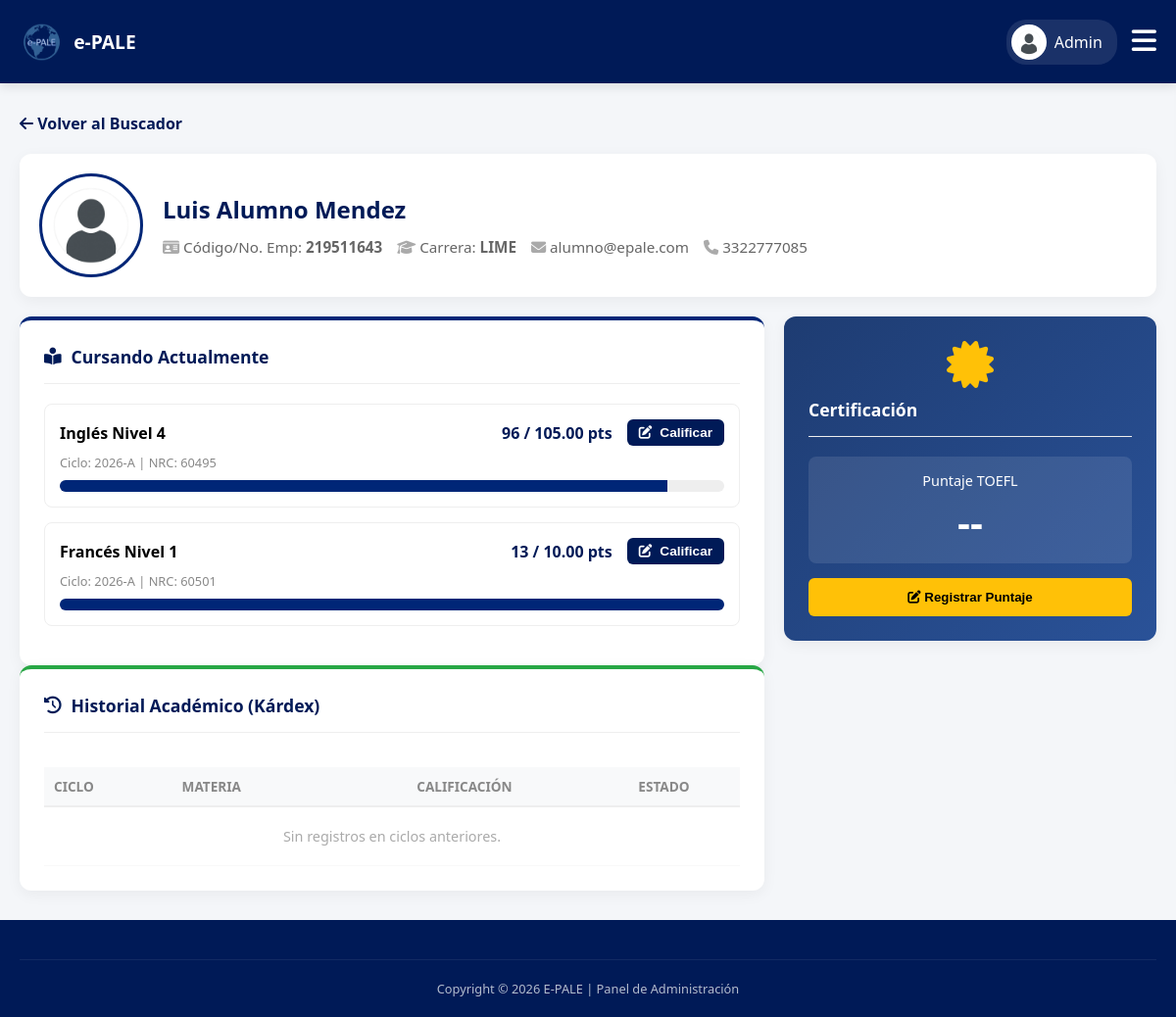
/admin/ver_expediente.php?id=3 (signed in), run on the app's committed database.
### tables this page shows
CREATE TABLE IF NOT EXISTS `usuarios` (
  `usuario_id` int NOT NULL AUTO_INCREMENT,
  `codigo` varchar(20) DEFAULT NULL,
  `nombre` varchar(50) NOT NULL,
  `apellido_paterno` varchar(50) NOT NULL,
  `apellido_materno` varchar(50) DEFAULT NULL,
  `correo` varchar(100) NOT NULL,
  `password` varchar(255) DEFAULT NULL,
  `telefono` varchar(20) DEFAULT NULL,
  `rol` enum('ADMIN','PROFESOR','ALUMNO') NOT NULL,
  `estatus` enum('ACTIVO','INACTIVO') DEFAULT 'ACTIVO',
  `foto_perfil` varchar(255) DEFAULT NULL,
  `google_id` varchar(255) DEFAULT NULL,
  `fecha_creacion` timestamp NULL DEFAULT CURRENT_TIMESTAMP,
  PRIMARY KEY (`usuario_id`),
  UNIQUE KEY `correo` (`correo`),
  UNIQUE KEY `codigo` (`codigo`)
);

CREATE TABLE IF NOT EXISTS `alumnos` (
  `alumno_id` int NOT NULL AUTO_INCREMENT,
  `usuario_id` int NOT NULL,
  `carrera` varchar(50) DEFAULT NULL,
  PRIMARY KEY (`alumno_id`),
  KEY `usuario_id` (`usuario_id`)
);

CREATE TABLE IF NOT EXISTS `inscripciones` (
  `inscripcion_id` int NOT NULL AUTO_INCREMENT,
  `alumno_id` int NOT NULL,
  `nrc` int NOT NULL,
  `estatus` enum('INSCRITO','SOLICITUD_BAJA','BAJA','SOLICITUD_ALTA') DEFAULT 'INSCRITO',
  `calificacion_final` decimal(5,2) DEFAULT '0.00',
  PRIMARY KEY (`inscripcion_id`),
  KEY `alumno_id` (`alumno_id`),
  KEY `nrc` (`nrc`)
);

CREATE TABLE IF NOT EXISTS `materias` (
  `materia_id` int NOT NULL AUTO_INCREMENT,
  `clave` varchar(10) NOT NULL,
  `nombre` varchar(50) NOT NULL,
  `nivel` int NOT NULL,
  PRIMARY KEY (`materia_id`),
  UNIQUE KEY `clave` (`clave`)
);

CREATE TABLE IF NOT EXISTS `ciclos` (
  `ciclo_id` int NOT NULL AUTO_INCREMENT,
  `nombre` varchar(10) NOT NULL,
  `activo` tinyint(1) DEFAULT '1',
  PRIMARY KEY (`ciclo_id`)
);

### admin/ver_expediente.php (the view, shortened to what this page needs)
<?php
require '../db.php';
$usuario_id = $_GET['id'];
$sql_perfil = "SELECT u.*, a.carrera, a.alumno_id
               FROM usuarios u
               LEFT JOIN alumnos a ON u.usuario_id = a.usuario_id
               WHERE u.usuario_id = ?";
$stmt_perfil = $pdo->prepare($sql_perfil);
$stmt_perfil->execute([$usuario_id]);
$perfil = $stmt_perfil->fetch(PDO::FETCH_ASSOC);
$nombre_completo = trim($perfil['nombre'] . ' ' . $perfil['apellido_paterno'] . ' ' . $perfil['apellido_materno']);
$foto_perfil = "../img/avatar-default.png";
$es_alumno = ($perfil['rol'] === 'ALUMNO');
if ($es_alumno) {
    $alumno_id = $perfil['alumno_id'];
    $sql_materias = "SELECT i.*, m.nombre as materia, m.nivel, m.materia_id, c.nombre as ciclo, c.activo
                     FROM inscripciones i
                     JOIN grupos g ON i.nrc = g.nrc
                     JOIN materias m ON g.materia_id = m.materia_id
                     JOIN ciclos c ON g.ciclo_id = c.ciclo_id
                     WHERE i.alumno_id = ?
                     ORDER BY c.nombre DESC, m.nivel DESC";
    $stmt_mat = $pdo->prepare($sql_materias);
    $stmt_mat->execute([$alumno_id]);
    $todas_materias = $stmt_mat->fetchAll(PDO::FETCH_ASSOC);
    $materias_actuales = [];
    $historial = [];
    $ha_cursado_nivel_4 = false;
    foreach ($todas_materias as $mat) {
        if ($mat['activo'] == 1 && $mat['estatus'] == 'INSCRITO') {
            $materias_actuales[] = $mat;
        } else {
            $historial[] = $mat;
        }
        if ($mat['nivel'] == 4) $ha_cursado_nivel_4 = true;
    }
}
?>
<!DOCTYPE html>
<html lang="es">
<head>
    <link rel="stylesheet" href="../css/estudiante.css?v=<?php echo time(); ?>">
    <link rel="stylesheet" href="../css/admin.css?v=<?php echo time(); ?>">
    <link rel="stylesheet" href="https://cdnjs.cloudflare.com/ajax/libs/font-awesome/6.4.0/css/all.min.css">
</head>
<body>
    <?php include 'menu_admin.php'; ?>
    <main class="main-content">
        <a href="expedientes.php" style="display: inline-block; margin-bottom: 20px; color: var(--udg-blue); text-decoration: none; font-weight: bold;">
            <i class="fas fa-arrow-left"></i> Volver al Buscador
        </a>
        <div class="profile-card">
            <img src="<?php echo $foto_perfil; ?>" alt="Foto" class="profile-pic">
            <div class="profile-info">
                <h2><?php echo htmlspecialchars($nombre_completo); ?></h2>
                <div style="display: flex; gap: 15px; flex-wrap: wrap; margin-top: 10px;">
                    <p><i class="fas fa-id-card" style="color:#aaa;"></i> Código/No. Emp: <strong><?php echo htmlspecialchars($perfil['codigo']); ?></strong></p>
                    <?php if($es_alumno): ?>
                        <p><i class="fas fa-graduation-cap" style="color:#aaa;"></i> Carrera: <strong><?php echo $perfil['carrera'] ? htmlspecialchars($perfil['carrera']) : 'N/A'; ?></strong></p>
                    <?php else: ?>
                        <p><i class="fas fa-chalkboard-teacher" style="color:#aaa;"></i> Rol: <strong style="color:#856404;">Docente de Idiomas</strong></p>
                    <?php endif; ?>
                    <p><i class="fas fa-envelope" style="color:#aaa;"></i> <?php echo htmlspecialchars($perfil['correo']); ?></p>
                    <p><i class="fas fa-phone" style="color:#aaa;"></i> <?php echo $perfil['telefono'] ? htmlspecialchars($perfil['telefono']) : 'No registrado'; ?></p>
                </div>
            </div>
        </div>
        <?php if($es_alumno): ?>
        <div style="display: grid; grid-template-columns: 2fr 1fr; gap: 20px;">
            <div>
                <div class="card" style="margin-top: 0;">
                    <h3><i class="fas fa-book-reader"></i> Cursando Actualmente</h3>
                    <?php if (count($materias_actuales) > 0): ?>
                        <?php foreach ($materias_actuales as $mat):
                            $stmt_max = $pdo->prepare("SELECT SUM(puntos_maximos) FROM criterios_evaluacion WHERE materia_id = ?");
                            $stmt_max->execute([$mat['materia_id']]);
                            $max_puntos = $stmt_max->fetchColumn() ?: 0;
                            $stmt_cal = $pdo->prepare("SELECT SUM(puntaje) FROM calificaciones WHERE inscripcion_id = ?");
                            $stmt_cal->execute([$mat['inscripcion_id']]);
                            $puntos_actuales = $stmt_cal->fetchColumn() ?: 0;
                            $porcentaje = ($max_puntos > 0) ? ($puntos_actuales / $max_puntos) * 100 : 0;
                            $color_bar = ($porcentaje >= 60) ? 'var(--udg-light)' : '#dc3545';
                        ?>
                            <div style="border: 1px solid #eee; padding: 15px; border-radius: 8px; margin-bottom: 15px; transition: box-shadow 0.2s;">
                                <div style="display: flex; justify-content: space-between; align-items: center; margin-bottom: 5px;">
                                    <strong><?php echo htmlspecialchars($mat['materia'] . ' Nivel ' . $mat['nivel']); ?></strong>
                                    <div style="display: flex; align-items: center; gap: 15px;">
                                        <span style="font-weight: bold; color: var(--udg-blue);"><?php echo floatval($puntos_actuales); ?> / <?php echo $max_puntos; ?> pts</span>
                                        <button class="btn-save" onclick="abrirModalCalif(<?php echo $mat['inscripcion_id']; ?>)" style="padding: 6px 12px; font-size: 0.85rem;">
                                            <i class="fas fa-edit"></i> Calificar
                                        </button>
                                    </div>
                                </div>
                                <span style="font-size: 0.8rem; color: #888;">Ciclo: <?php echo htmlspecialchars($mat['ciclo']); ?> | NRC: <?php echo $mat['nrc']; ?></span>
                                <div class="progress-container">
                                    <div class="progress-bar" style="width: <?php echo min($porcentaje, 100); ?>%; background-color: <?php echo $color_bar; ?>;"></div>
                                </div>
                            </div>
                        <?php endforeach; ?>
                    <?php else: ?>
                        <p style="color: #888; text-align: center; padding: 20px 0;"><i class="fas fa-bed" style="font-size: 2rem; color: #ddd; display: block; margin-bottom: 10px;"></i>No está inscrito en ninguna materia activa.</p>
                    <?php endif; ?>
                </div>
                <div class="card">
                    <h3><i class="fas fa-history"></i> Historial Académico (Kárdex)</h3>
                    <div style="overflow-x:auto;">
                        <table class="history-table" style="width: 100%; border-collapse: collapse;">
                            <thead>
                                <tr>
                                    <th style="padding: 10px; border-bottom: 2px solid #eee; text-align:left;">Ciclo</th>
                                    <th style="padding: 10px; border-bottom: 2px solid #eee; text-align:left;">Materia</th>
                                    <th style="padding: 10px; border-bottom: 2px solid #eee; text-align:center;">Calificación</th>
                                    <th style="padding: 10px; border-bottom: 2px solid #eee; text-align:center;">Estado</th>
                                </tr>
                            </thead>
                            <tbody>
                                <?php if(count($historial) > 0): ?>
                                    <?php foreach($historial as $h): ?>
                                        <tr style="border-bottom: 1px solid #f9f9f9;">
                                            <td style="padding: 10px;"><?php echo htmlspecialchars($h['ciclo']); ?></td>
                                            <td style="padding: 10px; font-weight: 500; color: #555;"><?php echo htmlspecialchars($h['materia'] . ' ' . $h['nivel']); ?></td>
                                            <td style="padding: 10px; text-align: center; font-weight: bold;"><?php echo floatval($h['calificacion_final']); ?></td>
                                            <td style="padding: 10px; text-align: center;">
                                                <?php if($h['calificacion_final'] >= 60): ?>
                                                    <span style="background: #d4edda; color: #155724; padding: 3px 8px; border-radius: 10px; font-size: 0.8rem;">Aprobado</span>
                                                <?php else: ?>
                                                    <span style="background: #f8d7da; color: #721c24; padding: 3px 8px; border-radius: 10px; font-size: 0.8rem;">Reprobado</span>
                                                <?php endif; ?>
                                            </td>
                                        </tr>
                                    <?php endforeach; ?>
                                <?php else: ?>
                                    <tr><td colspan="4" style="text-align: center; padding: 20px; color:#aaa;">Sin registros en ciclos anteriores.</td></tr>
                                <?php endif; ?>
                            </tbody>
                        </table>
                    </div>
                </div>
            </div>
            <div>
                <?php if($ha_cursado_nivel_4): ?>
                    <div class="card" style="margin-top: 0; background: linear-gradient(135deg, #1e3c72 0%, #2a5298 100%); color: white; border: none;">
                        <div style="text-align: center;">
                            <i class="fas fa-certificate" style="font-size: 3rem; color: #ffc107; margin-bottom: 10px;"></i>
                            <h3 style="color: white; margin: 0;">Certificación</h3>
                        </div>
                        <div style="background: rgba(255,255,255,0.1); padding: 15px; border-radius: 8px; margin-top: 20px; text-align: center;">
                            <span style="display: block; font-size: 0.9rem; margin-bottom: 5px;">Puntaje TOEFL</span>
                            <span style="font-size: 2.5rem; font-weight: bold;">--</span>
                        </div>
                        <button style="width: 100%; padding: 12px; background: #ffc107; color: #000; border: none; border-radius: 6px; font-weight: bold; margin-top: 15px; cursor: pointer;">
                            <i class="fas fa-edit"></i> Registrar Puntaje
                        </button>
                    </div>
                <?php endif; ?>
            </div>
        </div>
        <?php endif;  ?>
    </main>
    <footer class="main-footer"><div class="address-bar">Copyright © 2026 E-PALE | Panel de Administración</div></footer>
</body>
</html>

### admin/menu_admin.php (shortened to what this page needs)
<?php
$stmt_foto_menu = $pdo->prepare("SELECT foto_perfil, nombre FROM usuarios WHERE usuario_id = ?");
$stmt_foto_menu->execute([$_SESSION['user_id']]);
$admin_menu = $stmt_foto_menu->fetch(PDO::FETCH_ASSOC);
$foto_menu = "../img/avatar-default.png";
?>
<header class="main-header" style="display: flex; justify-content: space-between; align-items: center; padding: 10px 20px; height: 65px;">
    <div class="logo-container" style="display: flex; align-items: center; width: auto; margin: 0;">
        <a href="usuarios.php" style="display: flex; align-items: center; gap: 10px; text-decoration: none; color: white;">
            <img src="../img/logo-pale.png" alt="E-PALE" class="logo-img">
            <span style="font-size: 1.2rem; font-weight: bold;">e-PALE</span>
        </a>
    </div>
    <div style="display: flex; align-items: center; gap: 15px;">
        <a href="perfil.php" style="text-decoration: none; color: white; display: flex; align-items: center; gap: 8px; background: rgba(255,255,255,0.1); padding: 5px 15px 5px 5px; border-radius: 20px;">
            <img src="<?php echo $foto_menu; ?>" style="width: 32px; height: 32px; border-radius: 50%; object-fit: cover; border: 2px solid white; background:white;">
            <span class="profile-name" style="font-weight: 500;"><?php echo strtok($admin_menu['nombre'], " "); ?></span>
        </a>
        <button onclick="toggleMobileMenu()" style="background: transparent; border: none; color: white; font-size: 1.8rem; cursor: pointer; padding: 0;">
            <i class="fas fa-bars"></i>
        </button>
    </div>
</header>

### data on the page
usuarios: nombre "Admin"
alumnos: usuario.apellido_materno "Luis Alumno Mendez", usuario.codigo "219511643", carrera "LIME", usuario.correo "alumno@epale.com", usuario.telefono "3322777085"
inscripciones: materias.nombre+nivel "Inglés Nivel 4", puntos_actuales "96", max_puntos "105.00", ciclos.nombre "2026-A", nrc "60495", min($porcentaje, 100) 91.428571428571 (drawn)
inscripciones: materias.nombre+nivel "Francés Nivel 1", puntos_actuales "13", max_puntos "10.00", ciclos.nombre "2026-A", nrc "60501", min($porcentaje, 100) 100 (drawn)
